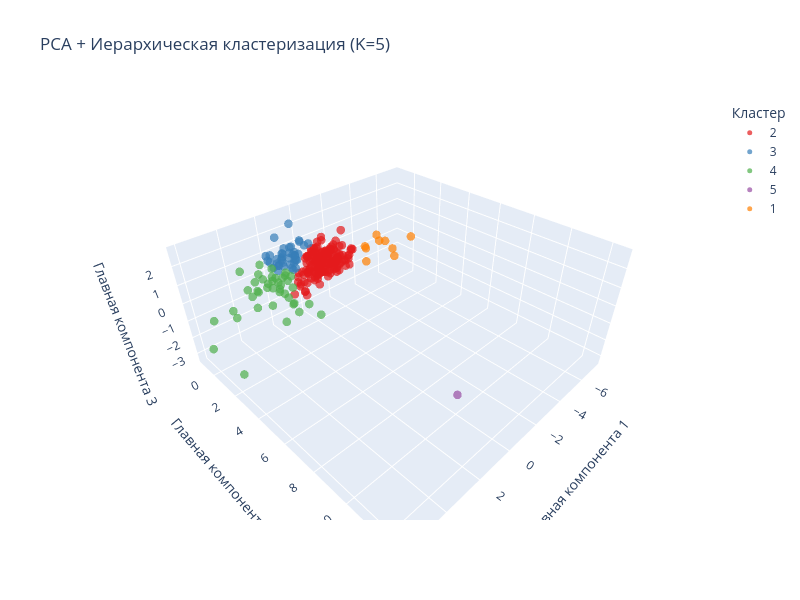

This figure's notebook cell:
### Code cell
df_plot_pca = pd.DataFrame({
    'PC1': data_pca[:, 0],
    'PC2': data_pca[:, 1],
    'PC3': data_pca[:, 2],
    'Кластер': clusters_pca.astype(str)
})

fig = px.scatter_3d(
    df_plot_pca,
    x='PC1',
    y='PC2',
    z='PC3',
    color='Кластер',
    title=f'PCA + Иерархическая кластеризация (K={n_clusters})',
    labels={'PC1': 'Главная компонента 1',
            'PC2': 'Главная компонента 2',
            'PC3': 'Главная компонента 3'},
    opacity=0.7,
    color_discrete_sequence=px.colors.qualitative.Set1
)

fig.update_traces(marker=dict(size=5))
fig.update_layout(width=800, height=600)
fig.show()

### Figure 1 — Plotly figure (JSON) as saved in the notebook; plotly's stock layout.template omitted (floating-point values rounded to 4 significant figures; data arrays with more than 128 entries replaced by an {"elided": "..."} marker saying what was removed)
{"data": [{"hovertemplate": "Кластер=2<br>Главная компонента 1=%{x}<br>Главная компонента 2=%{y}<br>Главная компонента 3=%{z}<extra></extra>", "legendgroup": "2", "marker": {"color": "rgb(228,26,28)", "opacity": 0.7, "size": 5, "symbol": "circle"}, "mode": "markers", "name": "2", "scene": "scene", "showlegend": true, "type": "scatter3d", "x": {"elided": "158 float values"}, "y": {"elided": "158 float values"}, "z": {"elided": "158 float values"}}, {"hovertemplate": "Кластер=3<br>Главная компонента 1=%{x}<br>Главная компонента 2=%{y}<br>Главная компонента 3=%{z}<extra></extra>", "legendgroup": "3", "marker": {"color": "rgb(55,126,184)", "opacity": 0.7, "size": 5, "symbol": "circle"}, "mode": "markers", "name": "3", "scene": "scene", "showlegend": true, "type": "scatter3d", "x": [0.8718, 2.055, 0.192, 0.6179, 0.6601, 1.112, 1.823, 0.763, 1.737, 1.581, 1.02, 0.3257, 1.062, 1.157, 1.633, 1.05, 1.332, 1.147, 1.028, 0.6512, 1.782, 0.6016, 1.321, 1.85, 1.839, 1.129, 0.3454, 1.136, 1.709, 1.759, 2.143, 0.999, 1.068, 1.416, 0.4751, -0.00545, 0.5645, 1.767, 1.276, 1.855, -0.3347], "y": [-0.3175, -0.7856, -0.6111, -0.3941, -0.5349, -0.2061, -1.016, -0.2883, -0.4959, -0.717, 0.04453, -0.657, -0.2218, 0.01371, -0.07592, -0.2824, -0.6624, -0.2226, -0.4364, -0.7299, -0.9707, -0.5179, -0.5832, -0.1576, -0.1384, -0.6638, -0.9899, -0.8351, -0.4747, -0.3328, -0.7443, -0.08815, 5.279e-05, -0.4198, -0.1965, -0.5323, -0.6336, -0.8435, -0.6583, 0.2237, -0.6322], "z": [0.8918, 0.8127, 1.263, 0.4369, 0.3945, 1.121, 0.5281, 0.8125, 0.2223, 0.4986, 0.326, 0.5784, 1.407, 0.2592, 0.8295, 0.1839, 0.5972, 0.4624, 0.701, 1.09, 0.9398, 0.3955, 1.029, 2.251, 0.7189, 1.206, 0.5682, 0.8249, 0.8942, 0.6007, 1.127, 0.5522, 2.766, 0.3819, 1.586, 1.007, 0.5946, 0.266, 0.7823, 1.269, 0.9513]}, {"hovertemplate": "Кластер=4<br>Главная компонента 1=%{x}<br>Главная компонента 2=%{y}<br>Главная компонента 3=%{z}<extra></extra>", "legendgroup": "4", "marker": {"color": "rgb(77,175,74)", "opacity": 0.7, "size": 5, "symbol": "circle"}, "mode": "markers", "name": "4", "scene": "scene", "showlegend": true, "type": "scatter3d", "x": [1.792, 1.535, 3.236, 2.663, 2.382, 2.286, 1.492, 1.772, 2.097, 2.434, 5.389, 2.16, 1.89, 2.395, 2.476, 2.105, 4.331, 2.846, 2.0, 3.295, 3.245, 1.288, 1.525, 1.49, 0.9045, 2.022, 2.142, 1.302, 2.108, 2.823, 4.801, 1.42, 3.299, 5.964, 1.651, 3.517, 1.403, 5.637, 3.567, 3.333, 0.8151], "y": [-0.4892, 0.2778, -0.1105, 0.393, -0.4293, -0.2069, 0.5766, -0.3939, -0.01401, -0.4211, 1.196, 0.3141, 0.4192, -0.9801, -0.8888, -0.4319, -0.8568, 0.1973, -0.1761, -0.09241, -0.006553, -0.5515, 0.1669, -0.1192, 1.67, 0.3252, -0.1422, -0.07059, -0.5461, -0.5119, 0.4977, 0.1639, -0.625, -0.2979, -0.2887, -0.535, -0.4452, -0.1897, -0.8991, -0.2147, 0.5446], "z": [-0.8445, -1.486, -0.1248, 0.006301, -1.564, 0.2324, -1.909, -0.5759, -0.6616, -0.1985, -3.352, -2.331, -0.8946, -0.2035, 0.7098, 0.5263, -1.15, 0.03484, -0.2126, 0.4164, -0.1467, -0.0987, -1.605, -0.3073, -1.823, -0.644, 0.1276, -0.1004, -0.2369, 0.4707, -0.6304, -0.6194, -0.6793, -2.302, -0.1319, -0.1475, -0.1714, -0.7343, 0.7749, -1.132, -1.752]}, {"hovertemplate": "Кластер=5<br>Главная компонента 1=%{x}<br>Главная компонента 2=%{y}<br>Главная компонента 3=%{z}<extra></extra>", "legendgroup": "5", "marker": {"color": "rgb(152,78,163)", "opacity": 0.7, "size": 5, "symbol": "circle"}, "mode": "markers", "name": "5", "scene": "scene", "showlegend": true, "type": "scatter3d", "x": [3.412], "y": [12.46], "z": [1.782]}, {"hovertemplate": "Кластер=1<br>Главная компонента 1=%{x}<br>Главная компонента 2=%{y}<br>Главная компонента 3=%{z}<extra></extra>", "legendgroup": "1", "marker": {"color": "rgb(255,127,0)", "opacity": 0.7, "size": 5, "symbol": "circle"}, "mode": "markers", "name": "1", "scene": "scene", "showlegend": true, "type": "scatter3d", "x": [-4.778, -5.302, -5.702, -5.513, -7.278, -3.762, -3.567, -3.944, -4.522], "y": [0.01211, -0.05107, 0.16, 0.508, 0.1636, -0.09313, 0.1971, -0.224, 0.07514], "z": [-0.2786, -0.5123, -1.085, -1.378, -0.8577, -0.3114, -1.086, -0.5518, 0.2068]}], "layout": {"height": 600, "legend": {"title": {"text": "Кластер"}, "tracegroupgap": 0}, "scene": {"domain": {"x": [0, 1], "y": [0, 1]}, "xaxis": {"title": {"text": "Главная компонента 1"}}, "yaxis": {"title": {"text": "Главная компонента 2"}}, "zaxis": {"title": {"text": "Главная компонента 3"}}}, "title": {"text": "PCA + Иерархическая кластеризация (K=5)"}, "width": 800}}
